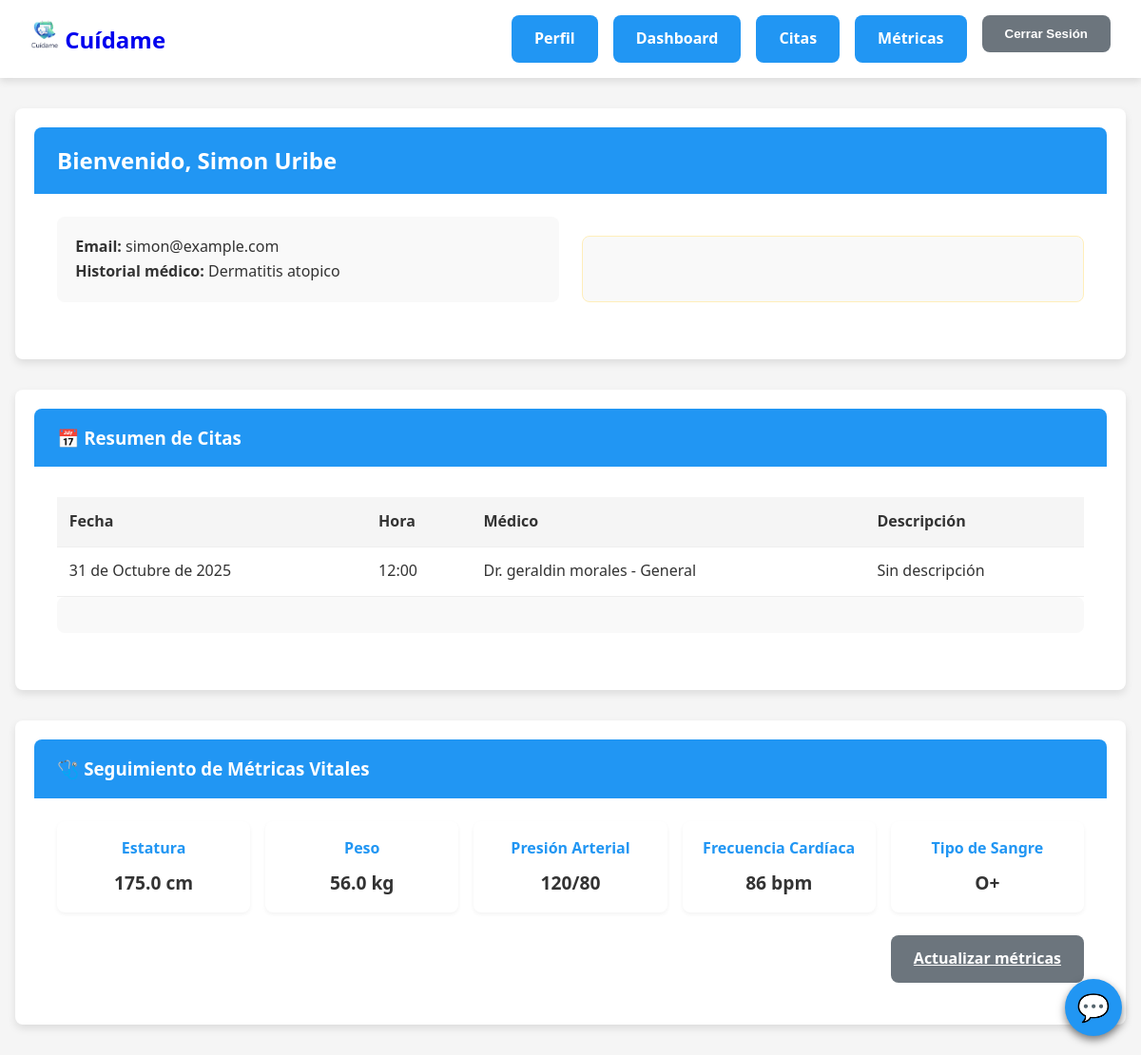
/dashboard/paciente/ (signed in), run on an earlier commit of the app's database.
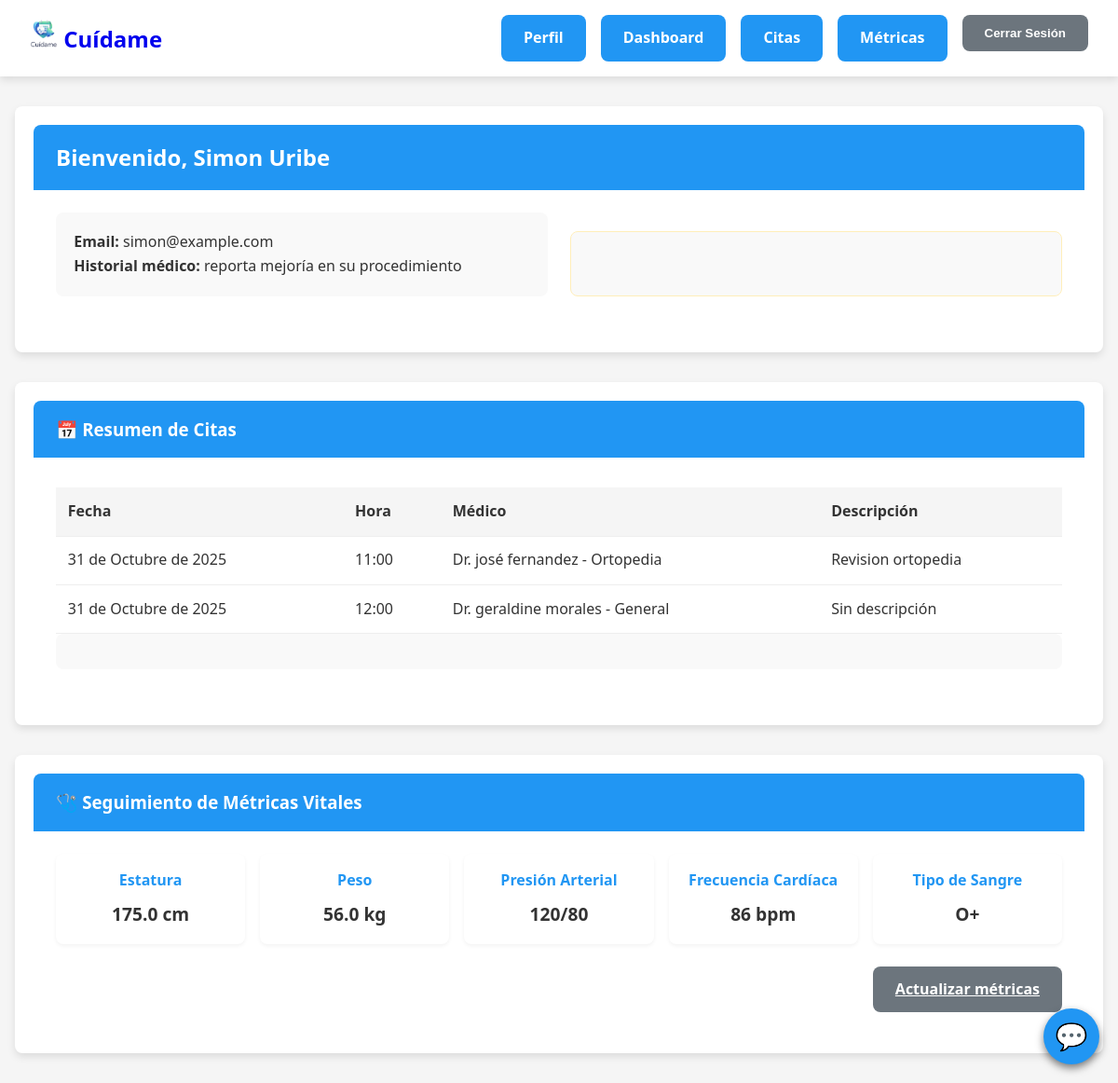
And on a later commit of the database.
### main/models.py (models this page shows, shortened)
class Paciente(models.Model):
    user = models.OneToOneField(User, on_delete=models.CASCADE)
    historial_medico = models.TextField(blank=True, null=True)

class Cita(models.Model):
    medico = models.ForeignKey(Medico, on_delete=models.CASCADE)
    paciente = models.ForeignKey(Paciente, on_delete=models.CASCADE)
    fecha = models.DateField()
    hora = models.TimeField()
    description = models.TextField(blank=True, null=True)

class Medico(models.Model):
    SPECIALIZATION_CHOICES = [
        ('Dermatología', 'Dermatólogo'),
        ('Neurocirugía', 'Neurocirujano'),
        ('Ortopedia', 'Ortopedista'),
        ('General', 'Médico General'),
    ]
    user = models.OneToOneField(User, on_delete=models.CASCADE)
    especializacion = models.CharField(choices=SPECIALIZATION_CHOICES, default="General")
    def __str__(self):
        return f"Dr. {self.user.get_full_name()} - {self.especializacion}"

class User(AbstractUser):
    id_number = models.CharField(max_length=20, unique=True)
    phone_number = models.CharField(max_length=15, blank=True, null=True)
    address = models.CharField(max_length=255, blank=True, null=True)
    birth_date = models.DateField(blank=True, null=True)
    def is_paciente(self):
        return hasattr(self, 'paciente')

### main/views.py (the view)
# urls.py: path('dashboard/paciente/', dashboard_paciente, name='dashboard_paciente'),
@login_required
def dashboard_paciente(request):
    if not hasattr(request.user, 'paciente'):
        return redirect('dashboard_medico')
    paciente = request.user.paciente
    try:
        metria = Metria.objects.get(paciente=paciente)
    except Metria.DoesNotExist:
        metria = None
    citas = Cita.objects.filter(paciente=paciente).order_by('fecha', 'hora')
    context = {
        'paciente': paciente,
        'metria': metria,
        'citas': citas,
    }
    return render(request, 'main/dashboard_pacientes.html', context)

### main/templates/main/dashboard_pacientes.html (shortened to what the changed rows need)
{% extends 'base.html' %}
{% load static %}
{% block extra_css %}
<link rel="stylesheet" href="{% static 'css/dashboard_pacientes.css' %}">
{% endblock %}
{% block content %}
<div class="dashboard-container" id="paciente-dashboard">
    <section class="dashboard-section perfil-paciente">
        <div class="section-header">
            <h2>Bienvenido, {{ paciente.user.first_name }} {{ paciente.user.last_name }}</h2>
        </div>
        <div class="section-content">
            <div id="perfil-info" class="info-card">
                <p><strong>Email:</strong> {{ paciente.user.email }}</p>
                {% if paciente.historial_medico %}
                <p><strong>Historial médico:</strong> {{ paciente.historial_medico }}</p>
                {% endif %}
            </div>
        </div>
    </section>
    <section class="dashboard-section calendario-citas">
        <div class="section-content">
                {% if citas %}
                    <table class="citas-table">
                        <thead>
                            <tr>
                                <th>Fecha</th>
                                <th>Hora</th>
                                <th>Médico</th>
                                <th>Descripción</th>
                            </tr>
                        </thead>
                        <tbody>
                            {% for cita in citas %}
                            <tr>
                                <td>{{ cita.fecha }}</td>
                                <td>{{ cita.hora }}</td>
                                <td>{{ cita.medico }}</td>
                                <td>{{ cita.description|default:"Sin descripción" }}</td>
                            </tr>
                            {% endfor %}
                        </tbody>
                    </table>
                {% else %}
                    <p>No tienes citas programadas.</p>
                    <div class="action-buttons">
                        <a href="{% url 'paciente_citas' %}" class="btn-primary">Agendar cita</a>
                    </div>
                {% endif %}
        </div>
    </section>
</div>
{% endblock %}

What changed in the data, as far as the page shows it:
changed Paciente "Simon": historial_medico "Dermatitis atopico" → "reporta mejoría en su procedimiento"
added Cita: fecha "31 de Octubre de 2025", hora "11:00", medico "Dr. josé fernandez - Ortopedia", description "Revision ortopedia"
changed through a linked row, Cita "Sin descripción": medico "Dr. geraldin morales - General" → "Dr. geraldine morales - General"
